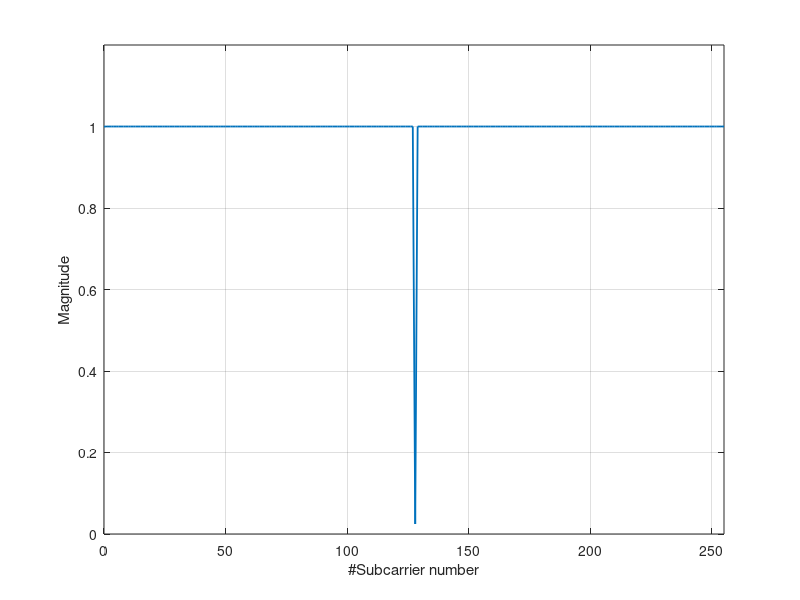
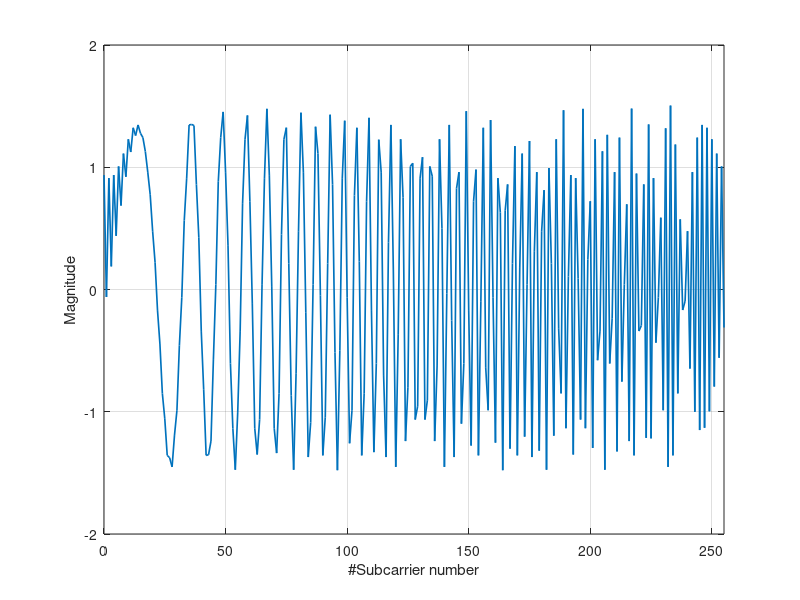

MATLAB code for these plots, in order:
clear all;close all;clc;
nSC = 128;
n = [1:nSC]';
q = 0;
r = 1;
ZC = exp(-1i*2*pi*r*(n.*n/2+q*n)/nSC);%.* conj(repmat(powerWet,1,nSignal)');    % original ZC sequence of 1 cycle
%% Generate Hermitian symmetric sequence
ZC_freq = zeros(1,2*nSC);
ZC_freq(1) = real(ZC(1));
ZC_freq(2:nSC) = ZC(2:nSC);
ZC_freq(nSC+1) = imag(ZC(1));
ZC_freq(nSC+2:2*nSC) = conj(flipud(ZC(2:nSC)));
%%%%%%%%%%%%%%%%%%%%%%%%%%%%%%%%%%%%%%%%%%%%%%%%%%%

% Correspondent time domain sequence
ZC_time =ifft(ZC_freq)*sqrt(2*nSC);
% ZC_time =ZC_time/max(abs(ZC_time));
plot(0:2*nSC-1,abs(ZC_freq),'LineWidth',1.3);
axis([0,2*nSC-1,0,1.2]);
xlabel('#Subcarrier number');
ylabel('Magnitude');
grid on;
figure(2);
plot(0:2*nSC-1,ZC_time,'LineWidth',1.2);
axis([0,2*nSC-1,-2,2]);
xlabel('#Subcarrier number');
ylabel('Magnitude');
grid on;